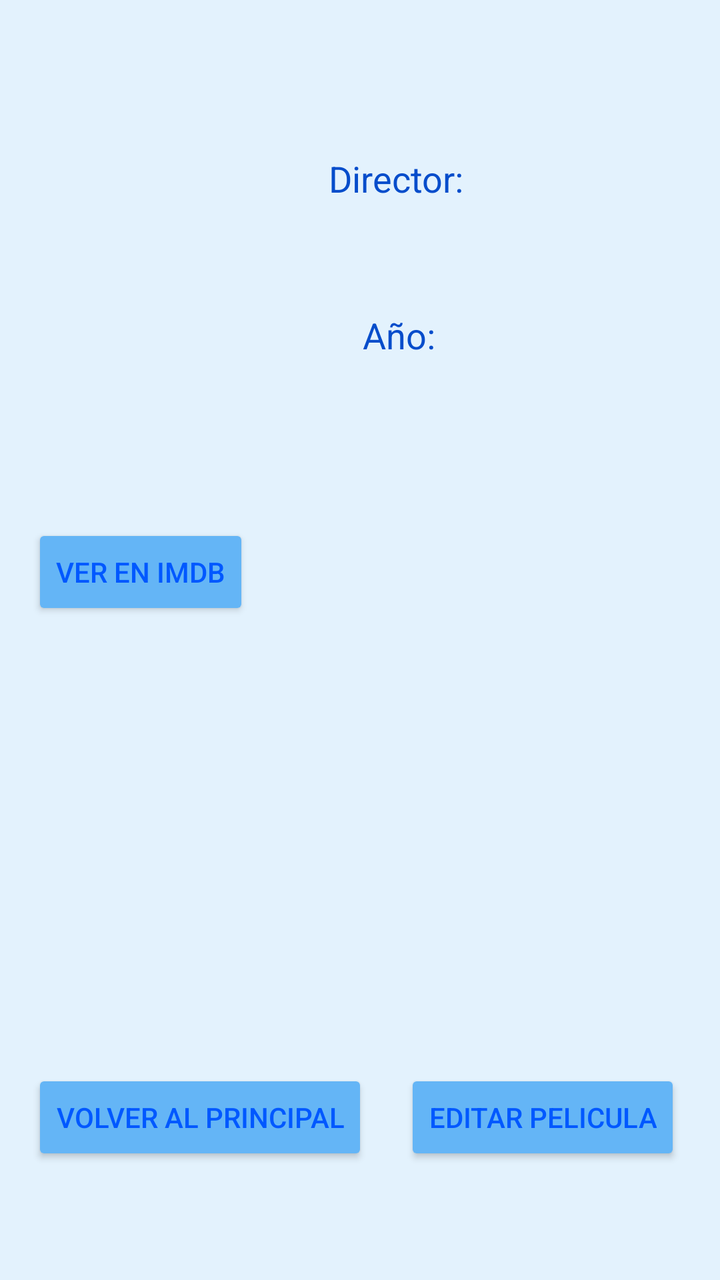
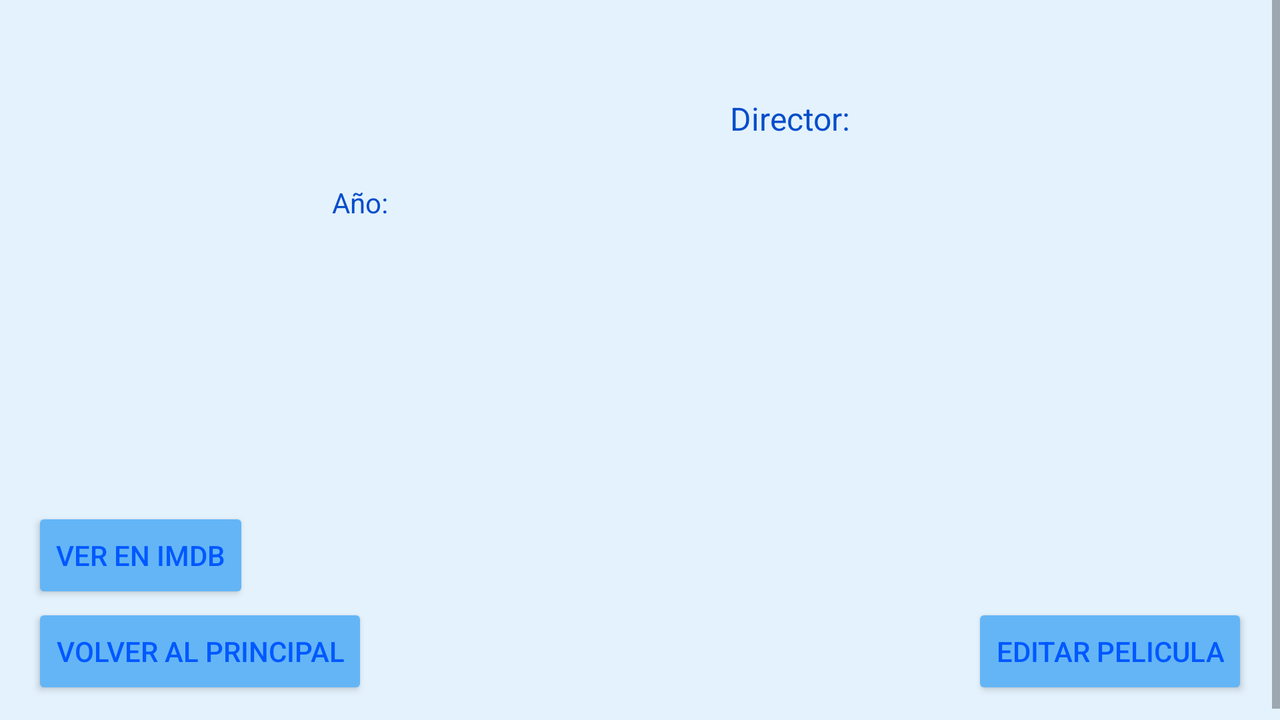

Compare how this app lays out the same screen by default and in its alternative resource folder. The renders come first, then the two layout files and the values they reference.
<!-- AndroidManifest.xml: application theme FilmotecaTheme -->
<!-- res/layout/film_data_activity.xml -->
<?xml version="1.0" encoding="utf-8"?>
<androidx.constraintlayout.widget.ConstraintLayout xmlns:android="http://schemas.android.com/apk/res/android"
    xmlns:app="http://schemas.android.com/apk/res-auto"
    xmlns:tools="http://schemas.android.com/tools"
    android:layout_width="match_parent"
    android:layout_height="match_parent"
    android:padding="16dp">


    <TextView
        android:id="@+id/genreTextViewFilmActivity"
        android:layout_width="97dp"
        android:layout_height="47dp"
        app:layout_constraintBottom_toBottomOf="parent"
        app:layout_constraintEnd_toEndOf="parent"
        app:layout_constraintHorizontal_bias="0.953"
        app:layout_constraintStart_toStartOf="parent"
        app:layout_constraintTop_toTopOf="parent"
        app:layout_constraintVertical_bias="0.335" />

    <Button
        android:id="@+id/imdbBtn"
        android:layout_width="wrap_content"
        android:layout_height="wrap_content"
        android:text="@string/imdb_button_text"
        app:layout_constraintBottom_toBottomOf="parent"
        app:layout_constraintEnd_toEndOf="parent"
        app:layout_constraintHorizontal_bias="0.0"
        app:layout_constraintStart_toStartOf="parent"
        app:layout_constraintTop_toTopOf="parent"
        app:layout_constraintVertical_bias="0.439" />

    <TextView
        android:id="@+id/directorFilmActivity"
        android:layout_width="155dp"
        android:layout_height="33dp"
        android:text="@string/director_text"
        android:textSize="18sp"
        app:layout_constraintBottom_toBottomOf="parent"
        app:layout_constraintEnd_toEndOf="parent"
        app:layout_constraintHorizontal_bias="0.857"
        app:layout_constraintStart_toStartOf="parent"
        app:layout_constraintTop_toTopOf="parent"
        app:layout_constraintVertical_bias="0.106" />

    <TextView
        android:id="@+id/directorTextViewFilmActivity"
        android:layout_width="170dp"
        android:layout_height="41dp"
        android:textSize="18sp"
        app:layout_constraintBottom_toBottomOf="parent"
        app:layout_constraintEnd_toEndOf="parent"
        app:layout_constraintHorizontal_bias="0.918"
        app:layout_constraintStart_toStartOf="parent"
        app:layout_constraintTop_toTopOf="parent"
        app:layout_constraintVertical_bias="0.158" />

    <TextView
        android:id="@+id/yearTextViewFilmActivity"
        android:layout_width="68dp"
        android:layout_height="37dp"
        android:textSize="18sp"
        app:layout_constraintBottom_toBottomOf="parent"
        app:layout_constraintEnd_toEndOf="parent"
        app:layout_constraintHorizontal_bias="0.794"
        app:layout_constraintStart_toStartOf="parent"
        app:layout_constraintTop_toTopOf="parent"
        app:layout_constraintVertical_bias="0.244" />

    <TextView
        android:id="@+id/Year"
        android:layout_width="51dp"
        android:layout_height="37dp"
        android:text="@string/year_label"
        android:textSize="18sp"
        app:layout_constraintBottom_toBottomOf="parent"
        app:layout_constraintEnd_toEndOf="parent"
        app:layout_constraintHorizontal_bias="0.597"
        app:layout_constraintStart_toStartOf="parent"
        app:layout_constraintTop_toTopOf="parent"
        app:layout_constraintVertical_bias="0.244" />

    <TextView
        android:id="@+id/formatTextViewFilmActivity"
        android:layout_width="74dp"
        android:layout_height="46dp"
        app:layout_constraintBottom_toBottomOf="parent"
        app:layout_constraintEnd_toEndOf="parent"
        app:layout_constraintHorizontal_bias="0.642"
        app:layout_constraintStart_toStartOf="parent"
        app:layout_constraintTop_toTopOf="parent"
        app:layout_constraintVertical_bias="0.336" />

    <TextView
        android:id="@+id/titleTextViewFilmActivitytitulo"
        android:layout_width="187dp"
        android:layout_height="58dp"
        android:textAlignment="center"
        android:textSize="24sp"
        app:layout_constraintBottom_toBottomOf="parent"
        app:layout_constraintEnd_toEndOf="parent"
        app:layout_constraintHorizontal_bias="0.989"
        app:layout_constraintStart_toStartOf="parent"
        app:layout_constraintTop_toTopOf="parent"
        app:layout_constraintVertical_bias="0.016" />

    <Button
        android:id="@+id/editBtn"
        android:layout_width="wrap_content"
        android:layout_height="wrap_content"
        android:text="@string/edit_button_text"
        app:layout_constraintBottom_toBottomOf="parent"
        app:layout_constraintEnd_toEndOf="parent"
        app:layout_constraintHorizontal_bias="0.981"
        app:layout_constraintStart_toStartOf="parent"
        app:layout_constraintTop_toTopOf="parent"
        app:layout_constraintVertical_bias="0.926" />

    <Button
        android:id="@+id/backBtn"
        android:layout_width="wrap_content"
        android:layout_height="wrap_content"
        android:text="@string/back_button_text"
        app:layout_constraintBottom_toBottomOf="parent"
        app:layout_constraintEnd_toEndOf="parent"
        app:layout_constraintHorizontal_bias="0.0"
        app:layout_constraintStart_toStartOf="parent"
        app:layout_constraintTop_toTopOf="parent"
        app:layout_constraintVertical_bias="0.926" />

    <ImageView
        android:id="@+id/imageViewFilmActivity"
        android:layout_width="176dp"
        android:layout_height="276dp"
        app:layout_constraintBottom_toBottomOf="parent"
        app:layout_constraintEnd_toEndOf="parent"
        app:layout_constraintHorizontal_bias="0.0"
        app:layout_constraintStart_toStartOf="parent"
        app:layout_constraintTop_toTopOf="parent"
        app:layout_constraintVertical_bias="0.0"
        tools:srcCompat="@tools:sample/avatars" />

    <TextView
        android:id="@+id/descriptionTextViewFilmActivity"
        android:layout_width="375dp"
        android:layout_height="190dp"
        app:layout_constraintBottom_toBottomOf="parent"
        app:layout_constraintEnd_toEndOf="parent"
        app:layout_constraintHorizontal_bias="0.0"
        app:layout_constraintStart_toStartOf="parent"
        app:layout_constraintTop_toTopOf="parent"
        app:layout_constraintVertical_bias="0.713" />

</androidx.constraintlayout.widget.ConstraintLayout>
<!-- resources referenced by this layout -->
<resources>
  <string name="back_button_text">VOLVER AL PRINCIPAL</string>
  <string name="director_text">Director:</string>
  <string name="edit_button_text">EDITAR PELICULA</string>
  <string name="imdb_button_text">VER EN IMDB</string>
  <string name="year_label">Año:</string>
  <style name="FilmotecaTheme" parent="Theme.AppCompat.Light.DarkActionBar">
          <item name="colorPrimary">@color/primaryColor</item>
          <item name="colorPrimaryDark">@color/primaryDarkColor</item>
          <item name="colorAccent">@color/accentColor</item>
          <item name="android:windowBackground">@color/backgroundColor</item>
          <item name="android:textColor">@color/textColor</item>
          <item name="android:buttonStyle">@style/CustomButton</item>
      </style>
  <color name="primaryColor">#1976D2</color>
  <color name="primaryDarkColor">#0D47A1</color>
  <color name="accentColor">#64B5F6</color>
  <color name="backgroundColor">#E3F2FD</color>
  <color name="textColor">#064DCB</color>
  <style name="CustomButton" parent="Widget.AppCompat.Button">
          <item name="android:backgroundTint">@color/accentColor</item>
          <item name="android:textColor">#0058FF</item>
      </style>
</resources>
<!-- res/layout-land/film_data_activity.xml (the repository's variant of the layout above) -->
<!-- drawn on the phone turned sideways -->
<?xml version="1.0" encoding="utf-8"?>
<androidx.constraintlayout.widget.ConstraintLayout xmlns:android="http://schemas.android.com/apk/res/android"
    xmlns:app="http://schemas.android.com/apk/res-auto"
    xmlns:tools="http://schemas.android.com/tools"
    android:layout_width="match_parent"
    android:layout_height="match_parent">

    <ScrollView
        android:id="@+id/scrollView"
        android:layout_width="0dp"
        android:layout_height="0dp"
        app:layout_constraintTop_toTopOf="parent"
        app:layout_constraintBottom_toBottomOf="parent"
        app:layout_constraintStart_toStartOf="parent"
        app:layout_constraintEnd_toEndOf="parent">

        <androidx.constraintlayout.widget.ConstraintLayout
            android:layout_width="match_parent"
            android:layout_height="wrap_content"
            android:padding="16dp">

            <ImageView
                android:id="@+id/imageViewFilmActivity"
                android:layout_width="150dp"
                android:layout_height="200dp"
                app:layout_constraintTop_toTopOf="parent"
                app:layout_constraintStart_toStartOf="parent"
                app:layout_constraintEnd_toStartOf="@+id/titleTextViewFilmActivitytitulo"
                app:layout_constraintHorizontal_chainStyle="spread_inside"
                tools:srcCompat="@tools:sample/avatars" />

            <TextView
                android:id="@+id/titleTextViewFilmActivitytitulo"
                android:layout_width="0dp"
                android:layout_height="wrap_content"
                android:textSize="24sp"
                android:textStyle="bold"
                app:layout_constraintTop_toTopOf="@+id/imageViewFilmActivity"
                app:layout_constraintStart_toEndOf="@+id/imageViewFilmActivity"
                app:layout_constraintEnd_toEndOf="parent"
                app:layout_constraintHorizontal_bias="0.5" />

            <TextView
                android:id="@+id/directorFilmActivity"
                android:layout_width="wrap_content"
                android:layout_height="wrap_content"
                android:text="@string/director_text"
                android:textSize="16sp"
                app:layout_constraintTop_toBottomOf="@+id/titleTextViewFilmActivitytitulo"
                app:layout_constraintStart_toEndOf="@+id/imageViewFilmActivity"
                app:layout_constraintEnd_toEndOf="parent" />

            <TextView
                android:id="@+id/directorTextViewFilmActivity"
                android:layout_width="0dp"
                android:layout_height="wrap_content"
                android:textSize="16sp"
                app:layout_constraintTop_toBottomOf="@+id/directorFilmActivity"
                app:layout_constraintStart_toEndOf="@+id/imageViewFilmActivity"
                app:layout_constraintEnd_toEndOf="parent" />

            <TextView
                android:id="@+id/Year"
                android:layout_width="wrap_content"
                android:layout_height="wrap_content"
                android:text="@string/year_label"
                app:layout_constraintTop_toBottomOf="@+id/directorTextViewFilmActivity"
                app:layout_constraintStart_toEndOf="@+id/imageViewFilmActivity" />

            <TextView
                android:id="@+id/yearTextViewFilmActivity"
                android:layout_width="0dp"
                android:layout_height="wrap_content"
                app:layout_constraintTop_toBottomOf="@+id/Year"
                app:layout_constraintStart_toEndOf="@+id/imageViewFilmActivity"
                app:layout_constraintEnd_toEndOf="parent" />

            <TextView
                android:id="@+id/genreTextViewFilmActivity"
                android:layout_width="wrap_content"
                android:layout_height="wrap_content"
                app:layout_constraintTop_toBottomOf="@+id/yearTextViewFilmActivity"
                app:layout_constraintStart_toEndOf="@+id/imageViewFilmActivity" />

            <TextView
                android:id="@+id/formatTextViewFilmActivity"
                android:layout_width="wrap_content"
                android:layout_height="wrap_content"
                app:layout_constraintTop_toBottomOf="@+id/genreTextViewFilmActivity"
                app:layout_constraintStart_toEndOf="@+id/imageViewFilmActivity" />

            <TextView
                android:id="@+id/descriptionTextViewFilmActivity"
                android:layout_width="0dp"
                android:layout_height="wrap_content"
                app:layout_constraintTop_toBottomOf="@+id/imageViewFilmActivity"
                app:layout_constraintStart_toStartOf="parent"
                app:layout_constraintEnd_toEndOf="parent"
                android:padding="8dp"
                android:textSize="16sp" />

            <Button
                android:id="@+id/imdbBtn"
                android:layout_width="wrap_content"
                android:layout_height="wrap_content"
                android:text="@string/imdb_button_text"
                app:layout_constraintTop_toBottomOf="@+id/descriptionTextViewFilmActivity"
                app:layout_constraintStart_toStartOf="parent" />

            <Button
                android:id="@+id/backBtn"
                android:layout_width="wrap_content"
                android:layout_height="wrap_content"
                android:text="@string/back_button_text"
                app:layout_constraintTop_toBottomOf="@+id/imdbBtn"
                app:layout_constraintStart_toStartOf="parent" />

            <Button
                android:id="@+id/editBtn"
                android:layout_width="wrap_content"
                android:layout_height="wrap_content"
                android:text="@string/edit_button_text"
                app:layout_constraintTop_toBottomOf="@+id/imdbBtn"
                app:layout_constraintEnd_toEndOf="parent" />

        </androidx.constraintlayout.widget.ConstraintLayout>
    </ScrollView>

</androidx.constraintlayout.widget.ConstraintLayout>
